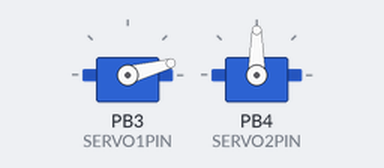
The sketch below on a simulated ATtiny85, built with avr-gcc and run on an emulated ATtiny85. On the bench: 2 × servo.

Above: at 0.05 s.
Timing chart, 0 to 3.0 s (numbered marks = the images above):
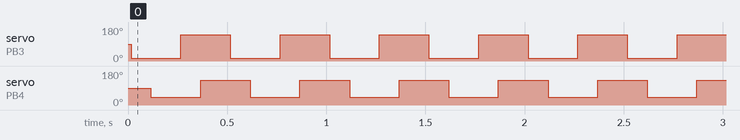

Measured:
- by itself, servo on PB3 (SERVO1PIN): alternates 140° for 0.25 s and 15° for 0.25 s
- by itself, servo on PB4 (SERVO2PIN): alternates 130° for 0.25 s and 40° for 0.25 s

The sketch:

ATTiny85-Robot-Horse.ino
```cpp
/*******************************************************************
 *Horse by www.varind.com 2014
 *based on:
 *
 *SoftServo sketch for Adafruit Trinket.
 *
 * Required library is the Adafruit_SoftServo library
 * available at https://github.com/adafruit/Adafruit_SoftServo
 * The standard Arduino IDE servo library will not work with 8 bit
 * AVR microcontrollers like Trinket and Gemma due to differences
 * in available timer hardware and programming. We simply refresh
 * by piggy-backing on the timer0 millis() counter
 *
 *******************************************************************/

#include <Adafruit_SoftServo.h>  // SoftwareServo (works on non PWM pins)
#define SERVO1PIN 3 //Waist
#define SERVO2PIN 4 //Legs

Adafruit_SoftServo myServo1, myServo2;  //create TWO servo objects

void setup() {
  // Set up the interrupt that will refresh the servo for us automagically
  OCR0A = 0xAF;            // any number is OK
  TIMSK |= _BV(OCIE0A);    // Turn on the compare interrupt (below!)

  myServo1.attach(SERVO1PIN);
  myServo1.write(90);
  myServo2.attach(SERVO2PIN);
  myServo2.write(90);
  delay(15);
}

void loop()  {
    myServo1.write(15);  // Move Waist
    delay(100);
    myServo2.write(40);  // Move Legs
    delay(150);
    myServo1.write(140);
    delay(100);
    myServo2.write(130);
    delay(150);
}

volatile uint8_t counter = 0;

SIGNAL(TIMER0_COMPA_vect) {
  // this gets called every 2 milliseconds
  counter += 2;
  // every 20 milliseconds, refresh the servos!
  if (counter >= 20) {
    counter = 0;
    myServo1.refresh();
    myServo2.refresh();
  }
}
```
